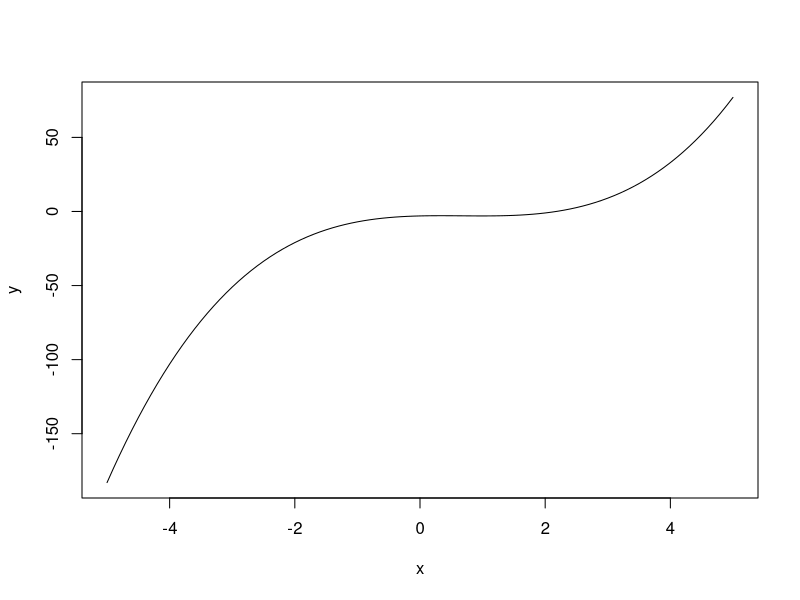

The R source for this figure: (Note: this script raises an error after producing the figure.)

# Newton-Raphson Method
#______________________

# First, we define the function we want to use.
fn <- function(x){x^3-2*x^2+x-3} # other function: exp(-x)-x
fn(4)
#_____________________

#Second, get the derivative.
fne<- expression(x^3-2*x^2+x-3)
#fn1<- deriv(fne, "x")
fn1<- D(fne, 'x')
# this will print the derivative 
fn1 #3 * x^2 - 2 * (2 * x) + 1
#_____________________
#Third, define new function of the derivative
fn_1<- function(x){3 * x^2 - 2 * (2 * x) + 1}
fn_1(4)
#_____________________

#To graph the function  we have to see the intial point
curve(fn, from=-5, to=5, xlab="x", ylab="y")
# NOTE:  you can change the range of x (from, to) 
#_____________________


#Eventually we define the function of Newton-Raphson 
#___________________________________________________

#NewRaph(x="number",es="error",j="number of iteration")



NewRaph <- function(x, es = 0.05, j = 10) {
  i = 0 #intial value for i
  ea <- 1.1 * es
  x0 = x
  newlist <- list()
  
  while (ea > es & i < j) {
    if (fn_1(x0) != 0) {
      #to check that the derivative is not = 0
      x1 <- x0 - (fn(x0) / fn_1(x0))
      ea <-
        abs((x1 - x0)) #/x1 -> divide by x1 if you want relative error
      
      looplist <- list(i,x0, fn(x0), fn_1(x0), x1, ea)
      newlist <- list.append(newlist, looplist)
      x0 = x1
      i = i + 1
    } else{
      i = 1 + j
      ea <- 0.9 * es
      print("Division by 0")
    }
  }
  df <-  as.data.frame(do.call(rbind, newlist))
  list_name <- list("iteration",
                    "x(i)",
                    "f(xi)",
                    "f'(xi)",
                    "x(i+1)",
                    "Error")
  names(df) <- c(list_name)
  print(df)
  #View(df)
  cat("The root is: x=", x0 , "\n") #
}

NewRaph(4,0.005,5)

#let's graph the function again
x_1= 2.17456 
curve(fn, from=1, to=2.5, xlab="x", ylab="y")
abline(h=0,col="red",lwd=1.5)
abline(v=x_1,col="red" ,lwd=1.5)
text(x=x_1-0.3,y=1,labels="(2.17456,0)")

